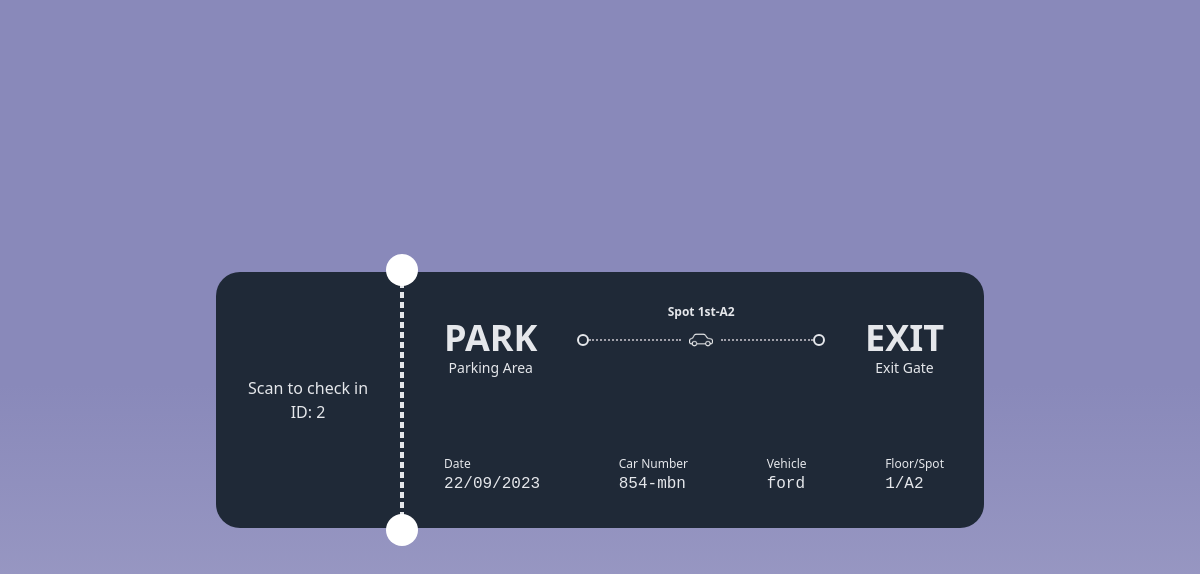
The page /reservations/show.php?reservation_id=2 (signed in) on the database as committed earlier.
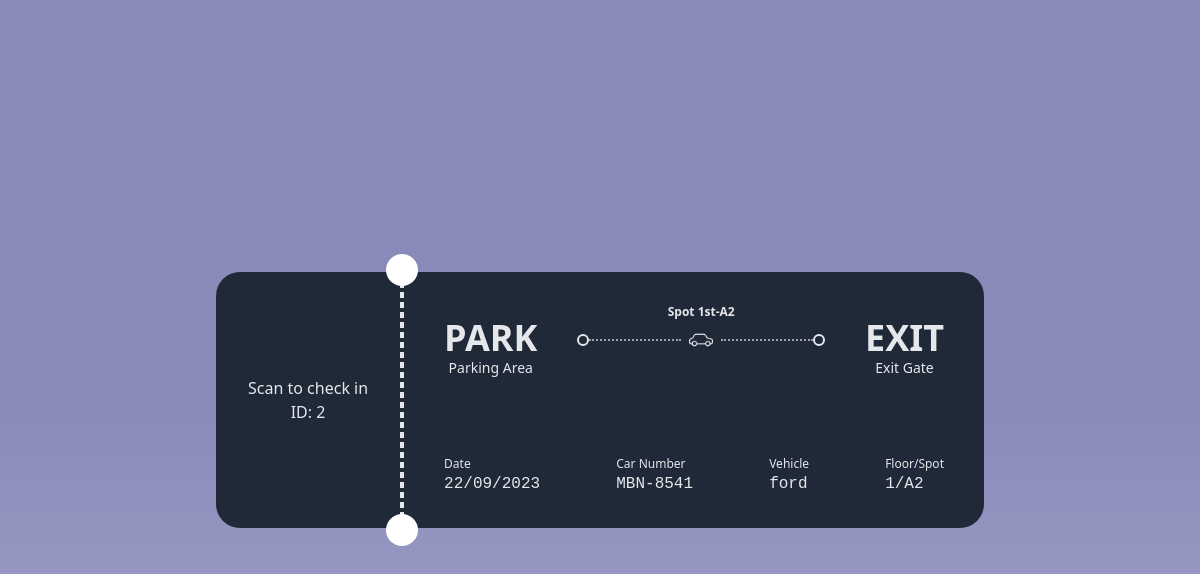
The same page on the database as committed later.
### tables this page shows
CREATE TABLE Cars
(
    car_id    int(128) NOT NULL
        AUTO_INCREMENT,
    car_type  varchar(15) NOT NULL,
    car_plate varchar(15) NOT NULL,
    owner_id  int (128) NOT NULL,
    deleted   tinyint(1) NOT NULL DEFAULT 0,
    PRIMARY KEY
        (car_id),
    FOREIGN KEY
        (owner_id) REFERENCES Users
        (user_id)
);

### reservations/show.php (the view, shortened to what this page needs)
<?php include "../snippets/base.php" ?>
<?php
$reservation_id = $_GET['reservation_id'];
$sql = "SELECT * FROM Reservation WHERE reservation_id = ?";
$stmt = $connection->prepare($sql);
$stmt->bind_param("i", $reservation_id);
$stmt->execute();
$result = $stmt->get_result();
$reservation = $result->fetch_assoc();
$parking_id = $reservation['parking_id'];
$sqlParking = "SELECT * FROM ParkingSpots WHERE parking_id = ?";
$stmtParking = $connection->prepare($sqlParking);
$stmtParking->bind_param("i", $parking_id);
$stmtParking->execute();
$resultParking = $stmtParking->get_result();
$parking_info = $resultParking->fetch_assoc();
$car_id = $reservation['car_id'];
$sqlCar = "SELECT * FROM Cars WHERE car_id = ?";
$stmtCar = $connection->prepare($sqlCar);
$stmtCar->bind_param("i", $car_id);
$stmtCar->execute();
$resultCar = $stmtCar->get_result();
$car_info = $resultCar->fetch_assoc();
?>
<!DOCTYPE html>
<html lang="en">
<head>
    <script src="https://cdn.tailwindcss.com"></script>
</head>
<body>
<div class="containerd">
    <main class="w-screen h-screen flex flex-col">
        <section class="w-full flex-grow bg-parking-bg flex flex-cold items-center justify-center  p-4">
            <div class="flex w-full max-w-3xl text-parking-text h-64">
                <div class="h-full bg-gray-800 flex items-center justify-center px-8 rounded-l-3xl flex-col">
                    <p class="text-gray-200">Scan to check in </p>
                    <p class="text-gray-200">ID: <?= $reservation['reservation_id'] ?></p>
                </div>
                <div class="relative h-full flex flex-col items-center border-dashed justify-between border-2 bg-gray-800 border-parking-text">
                    <div class="absolute rounded-full w-8 h-8 bg-white -top-5"></div>
                    <div class="absolute rounded-full w-8 h-8 bg-white -bottom-5"></div>
                </div>
                <div class="h-full py-8 px-10 bg-gray-800 flex-grow rounded-r-3xl flex flex-col text-gray-200">
                    <div class="flex w-full justify-between items-center">
                        <div class="flex flex-col items-center">
                            <span class="text-4xl font-bold text-gray-200">PARK</span>
                            <span class="text-parking-text text-sm text-gray-200">Parking Area</span>
                        </div>
                        <div class="flex flex-col flex-grow items-center px-10">
                            <span class="font-bold text-xs text-gray-200">Spot <?= $parking_info['floor_number'] . 'st-' . $parking_info['zone_number'] . $parking_info["parking_number"] ?></span>
                            <div class="w-full flex items-center mt-2">
                                <div class="w-3 h-3 rounded-full border-2 border-parking-text"></div>
                                <div class="flex-grow border-t-2 border-zinc-400 border-dotted h-px"></div>
                                <img src="/assets/img/car-2.png" class="w-6 h-6 mx-2" alt="">
                                <div class="flex-grow border-t-2 border-zinc-400 border-dotted h-px"></div>
                                <div class="w-3 h-3 rounded-full border-2 border-parking-text"></div>
                            </div>
                            <div class="flex items-center px-3 rounded-full bg-parking-time h-8 mt-2">
                            </div>
                        </div>
                        <div class="flex flex-col items-center text-gray-200">
                            <span class="text-4xl font-bold text-gray-200">EXIT</span>
                            <span class="text-parking-text text-sm">Exit Gate</span>
                        </div>
                    </div>
                    <div class="flex w-full mt-auto justify-between">
                        <div class="flex flex-col">
                            <span class="text-xs text-parking-text text-gray-200">Date</span>
                            <span class="font-mono text-gray-200"><?= date('d/m/Y', strtotime($reservation['reservation_datetime'])) ?></span>
                        </div>
                        <div class="flex flex-col text-gray-200">
                            <span class="text-xs text-parking-text">Car Number</span>
                            <span class="font-mono"><?= $car_info["car_plate"] ?></span>
                        </div>
                        <div class="flex flex-col text-gray-200">
                            <span class="text-xs text-parking-text">Vehicle</span>
                            <span class="font-mono"><?= $car_info["car_type"] ?></span>
                        </div>
                        <div class="flex flex-col text-gray-200">
                            <span class="text-xs text-parking-text">Floor/Spot</span>
                            <span class="font-mono"><?= $parking_info['floor_number'] . '/' . $parking_info['zone_number'] . $parking_info["parking_number"] ?></span>
                        </div>
                    </div>
                </div>
            </div>
        </section>
    </main>
</div>
</body>
</html>

Rows that differ between the two databases and show on the page:
changed cars "ford": car_plate "854-mbn" → "MBN-8541"
